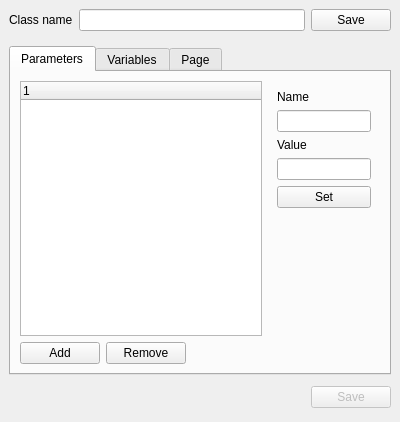
<?xml version="1.0" encoding="UTF-8"?>
<ui version="4.0">
 <class>EditClass</class>
 <widget class="QWidget" name="EditClass">
  <property name="geometry">
   <rect>
    <x>0</x>
    <y>0</y>
    <width>400</width>
    <height>422</height>
   </rect>
  </property>
  <property name="windowTitle">
   <string>Form</string>
  </property>
  <property name="autoFillBackground">
   <bool>true</bool>
  </property>
  <layout class="QVBoxLayout" name="verticalLayout">
   <property name="margin">
    <number>0</number>
   </property>
   <item>
    <widget class="QStackedWidget" name="headerStack">
     <property name="sizePolicy">
      <sizepolicy hsizetype="Preferred" vsizetype="Fixed">
       <horstretch>0</horstretch>
       <verstretch>0</verstretch>
      </sizepolicy>
     </property>
     <property name="currentIndex">
      <number>1</number>
     </property>
     <widget class="QWidget" name="headerEdit">
      <layout class="QHBoxLayout" name="horizontalLayout">
       <property name="bottomMargin">
        <number>0</number>
       </property>
       <item>
        <widget class="QLabel" name="label_2">
         <property name="sizePolicy">
          <sizepolicy hsizetype="Minimum" vsizetype="Preferred">
           <horstretch>0</horstretch>
           <verstretch>0</verstretch>
          </sizepolicy>
         </property>
         <property name="text">
          <string>Class name</string>
         </property>
        </widget>
       </item>
       <item>
        <widget class="QLabel" name="labelEditName">
         <property name="sizePolicy">
          <sizepolicy hsizetype="Expanding" vsizetype="Preferred">
           <horstretch>0</horstretch>
           <verstretch>0</verstretch>
          </sizepolicy>
         </property>
         <property name="text">
          <string>&lt;no name&gt;</string>
         </property>
        </widget>
       </item>
       <item>
        <layout class="QVBoxLayout" name="verticalLayout_2">
         <property name="leftMargin">
          <number>0</number>
         </property>
         <property name="rightMargin">
          <number>0</number>
         </property>
         <item>
          <widget class="QPushButton" name="buttonRename">
           <property name="enabled">
            <bool>false</bool>
           </property>
           <property name="text">
            <string>Rename</string>
           </property>
          </widget>
         </item>
        </layout>
       </item>
      </layout>
     </widget>
     <widget class="QWidget" name="headerNew">
      <layout class="QHBoxLayout" name="horizontalLayout_2">
       <property name="bottomMargin">
        <number>0</number>
       </property>
       <item>
        <widget class="QLabel" name="label_3">
         <property name="sizePolicy">
          <sizepolicy hsizetype="Minimum" vsizetype="Preferred">
           <horstretch>0</horstretch>
           <verstretch>0</verstretch>
          </sizepolicy>
         </property>
         <property name="text">
          <string>Class name</string>
         </property>
        </widget>
       </item>
       <item>
        <widget class="QLineEdit" name="lineEditName"/>
       </item>
       <item>
        <widget class="QPushButton" name="buttonRenameSave">
         <property name="text">
          <string>Save</string>
         </property>
        </widget>
       </item>
      </layout>
     </widget>
    </widget>
   </item>
   <item>
    <widget class="QWidget" name="content" native="true">
     <layout class="QGridLayout" name="gridLayout">
      <item row="1" column="0">
       <layout class="QHBoxLayout" name="horizontalLayout_5">
        <property name="topMargin">
         <number>5</number>
        </property>
        <property name="bottomMargin">
         <number>5</number>
        </property>
        <item>
         <spacer name="horizontalSpacer">
          <property name="orientation">
           <enum>Qt::Horizontal</enum>
          </property>
          <property name="sizeHint" stdset="0">
           <size>
            <width>40</width>
            <height>20</height>
           </size>
          </property>
         </spacer>
        </item>
        <item>
         <widget class="QPushButton" name="buttonSave">
          <property name="enabled">
           <bool>false</bool>
          </property>
          <property name="text">
           <string>Save</string>
          </property>
         </widget>
        </item>
       </layout>
      </item>
      <item row="0" column="0">
       <widget class="QTabWidget" name="tabWidget">
        <property name="currentIndex">
         <number>0</number>
        </property>
        <widget class="QWidget" name="tabParameters">
         <attribute name="title">
          <string>Parameters</string>
         </attribute>
         <layout class="QGridLayout" name="gridLayout_3">
          <item row="1" column="0">
           <layout class="QHBoxLayout" name="horizontalLayout_3">
            <property name="topMargin">
             <number>0</number>
            </property>
            <item>
             <widget class="QPushButton" name="buttonAddParameter">
              <property name="text">
               <string>Add</string>
              </property>
             </widget>
            </item>
            <item>
             <widget class="QPushButton" name="buttonRemoveParameter">
              <property name="text">
               <string>Remove</string>
              </property>
             </widget>
            </item>
            <item>
             <spacer name="horizontalSpacer_3">
              <property name="orientation">
               <enum>Qt::Horizontal</enum>
              </property>
              <property name="sizeHint" stdset="0">
               <size>
                <width>40</width>
                <height>20</height>
               </size>
              </property>
             </spacer>
            </item>
           </layout>
          </item>
          <item row="0" column="1">
           <widget class="QWidget" name="parameterEditBox" native="true">
            <property name="enabled">
             <bool>true</bool>
            </property>
            <layout class="QVBoxLayout" name="verticalLayout_4">
             <item>
              <widget class="QLabel" name="labelParameterName">
               <property name="text">
                <string>Name</string>
               </property>
              </widget>
             </item>
             <item>
              <widget class="QLineEdit" name="parameterName">
               <property name="enabled">
                <bool>true</bool>
               </property>
              </widget>
             </item>
             <item>
              <widget class="QLabel" name="labelParameterValue">
               <property name="text">
                <string>Value</string>
               </property>
              </widget>
             </item>
             <item>
              <widget class="QLineEdit" name="parameterValue">
               <property name="enabled">
                <bool>true</bool>
               </property>
              </widget>
             </item>
             <item>
              <widget class="QPushButton" name="buttonParameter">
               <property name="enabled">
                <bool>true</bool>
               </property>
               <property name="text">
                <string>Set</string>
               </property>
              </widget>
             </item>
             <item>
              <spacer name="verticalSpacer">
               <property name="orientation">
                <enum>Qt::Vertical</enum>
               </property>
               <property name="sizeHint" stdset="0">
                <size>
                 <width>20</width>
                 <height>25</height>
                </size>
               </property>
              </spacer>
             </item>
            </layout>
           </widget>
          </item>
          <item row="0" column="0">
           <widget class="QTreeWidget" name="parametersList">
            <column>
             <property name="text">
              <string notr="true">1</string>
             </property>
            </column>
           </widget>
          </item>
         </layout>
        </widget>
        <widget class="QWidget" name="tabVariables">
         <attribute name="title">
          <string>Variables</string>
         </attribute>
         <layout class="QVBoxLayout" name="verticalLayout_3">
          <item>
           <widget class="QLabel" name="label">
            <property name="text">
             <string>Edition of variables is not available yet.</string>
            </property>
           </widget>
          </item>
         </layout>
        </widget>
        <widget class="QWidget" name="tabCodes">
         <attribute name="title">
          <string>Page</string>
         </attribute>
         <layout class="QVBoxLayout" name="verticalLayout_5">
          <item>
           <widget class="QTabWidget" name="tabWidgetCodes">
            <property name="currentIndex">
             <number>0</number>
            </property>
            <widget class="QWidget" name="tabCompute">
             <attribute name="title">
              <string>Compute</string>
             </attribute>
             <layout class="QVBoxLayout" name="verticalLayout_6">
              <item>
               <widget class="QPlainTextEdit" name="editCompute"/>
              </item>
              <item>
               <widget class="QPushButton" name="buttonCompute">
                <property name="text">
                 <string>Set</string>
                </property>
               </widget>
              </item>
             </layout>
            </widget>
            <widget class="QWidget" name="tab_2">
             <attribute name="title">
              <string>Tab 2</string>
             </attribute>
            </widget>
           </widget>
          </item>
         </layout>
        </widget>
       </widget>
      </item>
     </layout>
    </widget>
   </item>
  </layout>
 </widget>
 <resources/>
 <connections/>
</ui>
